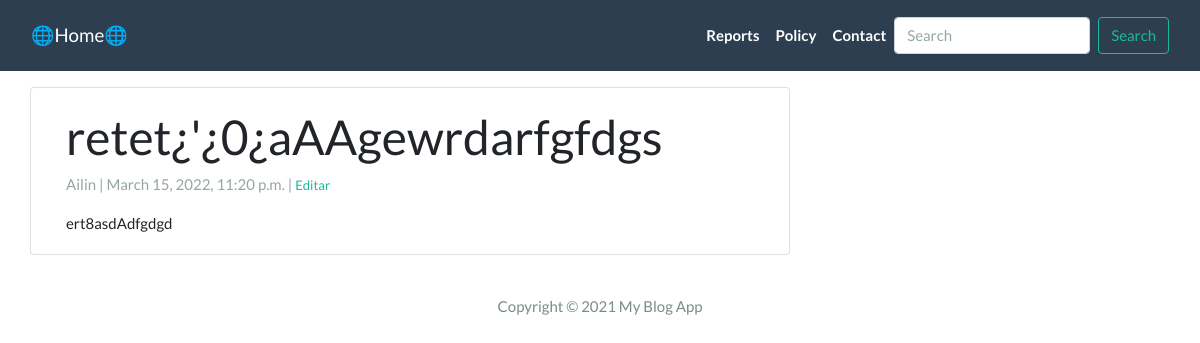
The app's page /post/eertt/, older data.
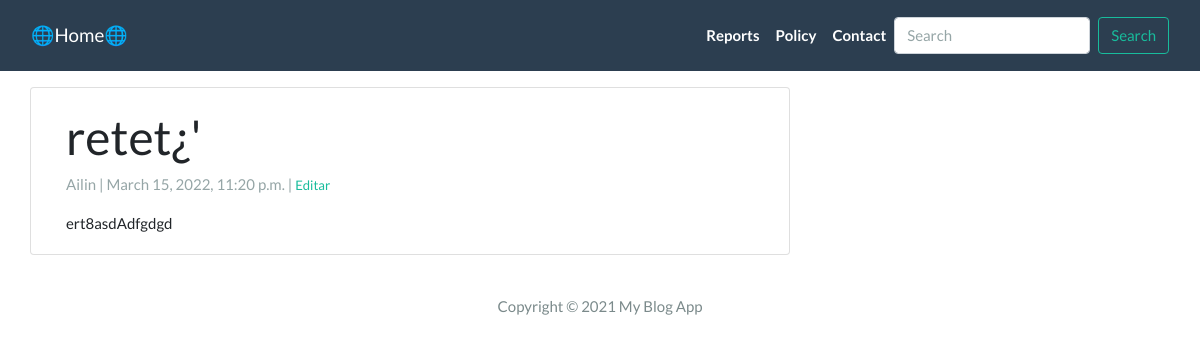
The same page, newer data.
### App/models.py (models this page shows, shortened)
class Post(models.Model):
  title = models.CharField(max_length = 200, unique = True)
  slug = models.SlugField(max_length = 200, unique = True)
  author = models.ForeignKey(User, on_delete = models.CASCADE, related_name='blog_posts') #para que si se elimina un autor, elimine todos los posts del autor
  created_on = models.DateTimeField(auto_now_add = True) #día actual
  updated_on = models.DateTimeField(auto_now = True) #el día que se modificó
  content = models.TextField()
  status = models.IntegerField(choices = STATUS, default = 0)
  category = models.CharField(max_length = 200, default = 'Sin categorizar')
  class Meta:
    ordering = ['-created_on']

### App/views.py (the view)
# urls.py: path('post/<slug:slug>/', views.DetailView.as_view(), name= 'post_detail'),
class DetailView(generic.DetailView):
  model = Post
  template_name = 'post_detail.html'

### App/templates/post_detail.html
{% extends 'base.html' %}
{% block content %}
<div class="container">
  <div class="row">
    <div class="col-md-8 card mb-4  mt-3 left  top">
      <div class="card-body">
        <h1>{% block title %} {{ object.title }} {% endblock title %}</h1>
        <p class=" text-muted">{{ post.author }} | {{ post.created_on }} | <small> <a href="{% url 'update_post' post.slug  %}"> Editar </a> </small> </p>
        <p class="card-text ">{{ object.content | safe }}</p>
      </div>
    </div>
  </div>
</div>
{% endblock content %}

Row changes from the older to the newer data that the page shows:
changed Post "ert8asdAdfgdgd": title "retet¿'¿0¿aAAgewrdarfgfdgs" → "retet¿'"
